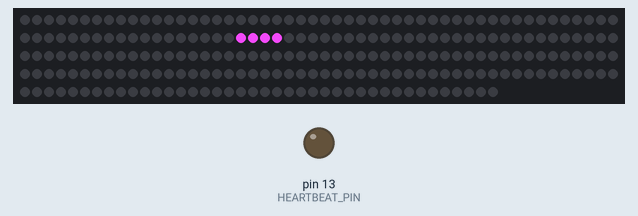
Recording of a sketch running on a simulated Arduino Uno, built with avr-gcc and run on an emulated ATmega328P. Shown: 240 RGB LEDs in strip order, left to right, continuing on the next row, output pins drawn as LEDs (lit = HIGH). Random numbers use the default seed unless the sketch sets one.

Above: at 7.92 s.
At 102.76 s:
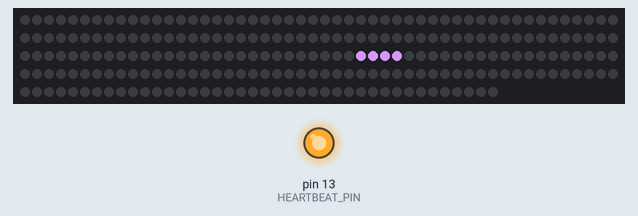
Timing chart, 0 to 126.6 s (numbered marks = the images above):
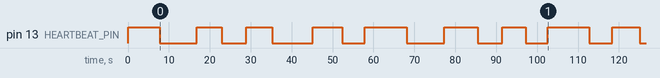

The sketch:

lightning.ino
```cpp
#include <Adafruit_NeoPixel.h>

#define NEOPIXEL_PIN (6)    // data pin of neopixel strip
#define SECTION_LEN (4)     // number of LEDs to be grouped as one
#define NUM_SECTIONS (60)   // number of LED groups
#define NUM_PIXELS (240)    // total number of LEDS
#define HEARTBEAT_PIN (13)  // output pin for heartbeat LED

Adafruit_NeoPixel pixels = Adafruit_NeoPixel(NUM_PIXELS, NEOPIXEL_PIN, NEO_GRB + NEO_KHZ800);

void setup()
{
  pinMode(HEARTBEAT_PIN, OUTPUT);
  pixels.begin();
}

int loop_count = 0;
bool heartbeat = false;
void loop()
{
  // show heartbeat to indicate that we're running
  heartbeat = !heartbeat;
  digitalWrite(HEARTBEAT_PIN, heartbeat);
  loop_count++;

  // run lightning sequence, then delay for a while before repeating
  lightning();
  int delay_long = random(5000, 10000);
  delay(delay_long);
}


// turn off all LEDs
void all_off()
{
  for (int i = 0; i < NUM_PIXELS; i++)
  {
    pixels.setPixelColor(i, pixels.Color(0, 0, 0));
  }
  pixels.show();
}


const int sec_count = 9;  // the maximum "width" of each lightning sequence
const int seq_count = 9;  // the maximum "duration" of each lightning sequence
// run lightning flash sequence once (call from main loop to repeat)
void lightning()
{
  // randomly select the color of the current lightning sequence
  int r = random(200, 255);
  int g = random(150, 255) - 100;
  int b = random(200, 255);

  // randomly select the order in which the LED sections will flash
  // for the current lightning sequence
  int seq_order[seq_count];
  int seq_max = 0;
  for (int i = 0; i < seq_count; i++)
  {
    seq_order[i] = random(0, sec_count);
    seq_max = max(seq_max, seq_order[i]);
  }

  // randomly select the "duration" of the current lightning sequence
  int sections = random(5, seq_count);

  // randomly select the starting location of the current lightning sequence
  int seq_start = random(0, NUM_SECTIONS - seq_max);

  // loop through each of the chosen sections
  for (int j = 0; j < sections; j++)
  {
    // loop through each LED of the current section
    for (int k = 0; k < SECTION_LEN; k++)
    {
      // turn on the current LED
      int pix_cur = ((seq_start + seq_order[j]) * SECTION_LEN) + k;
      pixels.setPixelColor(pix_cur, pixels.Color(r, g, b));

      // turn off the LEDs of the previous section
      if (j > 0)
      {
        int pix_prv = ((seq_start + seq_order[j - 1]) * SECTION_LEN) + k;
        pixels.setPixelColor(pix_prv, pixels.Color(0, 0, 0));
      }
    }

    // very short (random) delay so we actually see the lightning
    int delay_quick = random(15, 40);
    delay(delay_quick);
    pixels.show();
  }

  all_off();
}
```

Measured:
- by itself, pin 13 (HEARTBEAT_PIN): LOW → HIGH at 0.00 s, → LOW 7.8 s later, → HIGH 9.0 s later, → LOW 6.1 s later, … (18 changes in this stretch)
